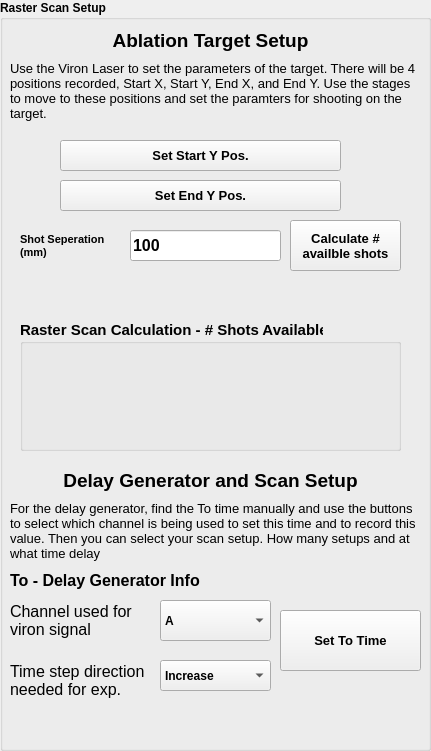
     <widget class="QGroupBox" name="groupBox_2">
      <property name="geometry">
       <rect>
        <x>490</x>
        <y>10</y>
        <width>431</width>
        <height>751</height>
       </rect>
      </property>
      <property name="font">
       <font>
        <weight>75</weight>
        <bold>true</bold>
       </font>
      </property>
      <property name="title">
       <string>Raster Scan Setup </string>
      </property>
      <widget class="QLabel" name="label_39">
       <property name="geometry">
        <rect>
         <x>10</x>
         <y>60</y>
         <width>411</width>
         <height>61</height>
        </rect>
       </property>
       <property name="font">
        <font>
         <pointsize>10</pointsize>
         <weight>50</weight>
         <bold>false</bold>
        </font>
       </property>
       <property name="text">
        <string>Use the Viron Laser to set the parameters of the target. There will be 4 positions recorded, Start X, Start Y, End X, and End Y. Use the stages to move to these positions and set the paramters for shooting on the target.</string>
       </property>
       <property name="wordWrap">
        <bool>true</bool>
       </property>
      </widget>
      <widget class="QLineEdit" name="shot_sep_ip">
       <property name="geometry">
        <rect>
         <x>130</x>
         <y>230</y>
         <width>151</width>
         <height>31</height>
        </rect>
       </property>
       <property name="font">
        <font>
         <pointsize>12</pointsize>
         <weight>75</weight>
         <bold>true</bold>
        </font>
       </property>
       <property name="text">
        <string>100</string>
       </property>
      </widget>
      <widget class="QLabel" name="label_56">
       <property name="geometry">
        <rect>
         <x>20</x>
         <y>220</y>
         <width>101</width>
         <height>51</height>
        </rect>
       </property>
       <property name="font">
        <font>
         <pointsize>8</pointsize>
         <weight>75</weight>
         <bold>true</bold>
        </font>
       </property>
       <property name="text">
        <string>Shot Seperation (mm)</string>
       </property>
       <property name="wordWrap">
        <bool>true</bool>
       </property>
      </widget>
      <widget class="QGroupBox" name="groupBox_20">
       <property name="geometry">
        <rect>
         <x>20</x>
         <y>320</y>
         <width>381</width>
         <height>131</height>
        </rect>
       </property>
       <property name="font">
        <font>
         <pointsize>11</pointsize>
         <weight>75</weight>
         <bold>true</bold>
        </font>
       </property>
       <property name="title">
        <string>Raster Scan Calculation - # Shots Available</string>
       </property>
       <widget class="QLabel" name="raster_calc_disp">
        <property name="geometry">
         <rect>
          <x>10</x>
          <y>30</y>
          <width>351</width>
          <height>81</height>
         </rect>
        </property>
        <property name="font">
         <font>
          <pointsize>11</pointsize>
          <weight>50</weight>
          <bold>false</bold>
         </font>
        </property>
        <property name="text">
         <string/>
        </property>
        <property name="wordWrap">
         <bool>true</bool>
        </property>
       </widget>
      </widget>
      <widget class="QLabel" name="label_65">
       <property name="geometry">
        <rect>
         <x>10</x>
         <y>30</y>
         <width>401</width>
         <height>21</height>
        </rect>
       </property>
       <property name="font">
        <font>
         <pointsize>14</pointsize>
         <weight>75</weight>
         <bold>true</bold>
        </font>
       </property>
       <property name="autoFillBackground">
        <bool>false</bool>
       </property>
       <property name="text">
        <string>Ablation Target Setup</string>
       </property>
       <property name="textFormat">
        <enum>Qt::AutoText</enum>
       </property>
       <property name="scaledContents">
        <bool>false</bool>
       </property>
       <property name="alignment">
        <set>Qt::AlignCenter</set>
       </property>
       <property name="textInteractionFlags">
        <set>Qt::LinksAccessibleByMouse</set>
       </property>
      </widget>
      <widget class="QLabel" name="label_66">
       <property name="geometry">
        <rect>
         <x>10</x>
         <y>470</y>
         <width>401</width>
         <height>21</height>
        </rect>
       </property>
       <property name="font">
        <font>
         <pointsize>14</pointsize>
         <weight>75</weight>
         <bold>true</bold>
        </font>
       </property>
       <property name="autoFillBackground">
        <bool>false</bool>
       </property>
       <property name="text">
        <string>Delay Generator and Scan Setup</string>
       </property>
       <property name="textFormat">
        <enum>Qt::AutoText</enum>
       </property>
       <property name="scaledContents">
        <bool>false</bool>
       </property>
       <property name="alignment">
        <set>Qt::AlignCenter</set>
       </property>
       <property name="textInteractionFlags">
        <set>Qt::LinksAccessibleByMouse</set>
       </property>
      </widget>
      <widget class="QLabel" name="label_45">
       <property name="geometry">
        <rect>
         <x>10</x>
         <y>490</y>
         <width>411</width>
         <height>81</height>
        </rect>
       </property>
       <property name="font">
        <font>
         <pointsize>10</pointsize>
         <weight>50</weight>
         <bold>false</bold>
        </font>
       </property>
       <property name="text">
        <string>For the delay generator, find the To time manually and use the buttons to select which channel is being used to set this time and to record this value. Then you can select your scan setup. How many setups and at what time delay </string>
       </property>
       <property name="wordWrap">
        <bool>true</bool>
       </property>
      </widget>
      <widget class="QPushButton" name="set_y_start_bt">
       <property name="enabled">
        <bool>true</bool>
       </property>
       <property name="geometry">
        <rect>
         <x>60</x>
         <y>140</y>
         <width>281</width>
         <height>31</height>
        </rect>
       </property>
       <property name="font">
        <font>
         <pointsize>10</pointsize>
         <weight>75</weight>
         <bold>true</bold>
        </font>
       </property>
       <property name="text">
        <string>Set Start Y Pos.</string>
       </property>
      </widget>
      <widget class="QPushButton" name="set_y_stop_bt">
       <property name="enabled">
        <bool>true</bool>
       </property>
       <property name="geometry">
        <rect>
         <x>60</x>
         <y>180</y>
         <width>281</width>
         <height>31</height>
        </rect>
       </property>
       <property name="font">
        <font>
         <pointsize>10</pointsize>
         <weight>75</weight>
         <bold>true</bold>
        </font>
       </property>
       <property name="text">
        <string>Set End Y Pos.</string>
       </property>
      </widget>
      <widget class="QLabel" name="label_68">
       <property name="geometry">
        <rect>
         <x>10</x>
         <y>570</y>
         <width>401</width>
         <height>21</height>
        </rect>
       </property>
       <property name="font">
        <font>
         <pointsize>12</pointsize>
         <weight>75</weight>
         <bold>true</bold>
        </font>
       </property>
       <property name="autoFillBackground">
        <bool>false</bool>
       </property>
       <property name="text">
        <string>To - Delay Generator Info</string>
       </property>
       <property name="textFormat">
        <enum>Qt::AutoText</enum>
       </property>
       <property name="scaledContents">
        <bool>false</bool>
       </property>
       <property name="alignment">
        <set>Qt::AlignLeading|Qt::AlignLeft|Qt::AlignVCenter</set>
       </property>
       <property name="textInteractionFlags">
        <set>Qt::LinksAccessibleByMouse</set>
       </property>
      </widget>
      <widget class="QComboBox" name="delay_select_to_sig">
       <property name="geometry">
        <rect>
         <x>160</x>
         <y>600</y>
         <width>111</width>
         <height>41</height>
        </rect>
       </property>
       <property name="sizePolicy">
        <sizepolicy hsizetype="Preferred" vsizetype="Maximum">
         <horstretch>0</horstretch>
         <verstretch>0</verstretch>
        </sizepolicy>
       </property>
       <item>
        <property name="text">
         <string>A</string>
        </property>
       </item>
       <item>
        <property name="text">
         <string>B</string>
        </property>
       </item>
       <item>
        <property name="text">
         <string>C</string>
        </property>
       </item>
       <item>
        <property name="text">
         <string>D</string>
        </property>
       </item>
       <item>
        <property name="text">
         <string>E</string>
        </property>
       </item>
       <item>
        <property name="text">
         <string>F</string>
        </property>
       </item>
       <item>
        <property name="text">
         <string>G</string>
        </property>
       </item>
       <item>
        <property name="text">
         <string>H</string>
        </property>
       </item>
      </widget>
      <widget class="QLabel" name="label_48">
       <property name="geometry">
        <rect>
         <x>10</x>
         <y>600</y>
         <width>151</width>
         <height>41</height>
        </rect>
       </property>
       <property name="font">
        <font>
         <pointsize>12</pointsize>
         <weight>50</weight>
         <bold>false</bold>
        </font>
       </property>
       <property name="text">
        <string>Channel used for viron signal</string>
       </property>
       <property name="wordWrap">
        <bool>true</bool>
       </property>
      </widget>
      <widget class="QPushButton" name="set_to_time">
       <property name="enabled">
        <bool>true</bool>
       </property>
       <property name="geometry">
        <rect>
         <x>280</x>
         <y>610</y>
         <width>141</width>
         <height>61</height>
        </rect>
       </property>
       <property name="font">
        <font>
         <pointsize>10</pointsize>
         <weight>75</weight>
         <bold>true</bold>
        </font>
       </property>
       <property name="text">
        <string>Set To Time</string>
       </property>
      </widget>
      <widget class="QComboBox" name="exp_select_step_dir">
       <property name="geometry">
        <rect>
         <x>160</x>
         <y>660</y>
         <width>111</width>
         <height>31</height>
        </rect>
       </property>
       <property name="sizePolicy">
        <sizepolicy hsizetype="Preferred" vsizetype="Maximum">
         <horstretch>0</horstretch>
         <verstretch>0</verstretch>
        </sizepolicy>
       </property>
       <item>
        <property name="text">
         <string>Increase</string>
        </property>
       </item>
       <item>
        <property name="text">
         <string>Decrease</string>
        </property>
       </item>
      </widget>
      <widget class="QLabel" name="label_49">
       <property name="geometry">
        <rect>
         <x>10</x>
         <y>660</y>
         <width>151</width>
         <height>41</height>
        </rect>
       </property>
       <property name="font">
        <font>
         <pointsize>12</pointsize>
         <weight>50</weight>
         <bold>false</bold>
        </font>
       </property>
       <property name="text">
        <string>Time step direction needed for exp. </string>
       </property>
       <property name="wordWrap">
        <bool>true</bool>
       </property>
      </widget>
      <widget class="QPushButton" name="avail_shot_bt">
       <property name="enabled">
        <bool>true</bool>
       </property>
       <property name="geometry">
        <rect>
         <x>290</x>
         <y>220</y>
         <width>111</width>
         <height>51</height>
        </rect>
       </property>
       <property name="font">
        <font>
         <pointsize>10</pointsize>
         <weight>75</weight>
         <bold>true</bold>
        </font>
       </property>
       <property name="text">
        <string>Calculate # 
availble shots</string>
       </property>
      </widget>
     </widget>
